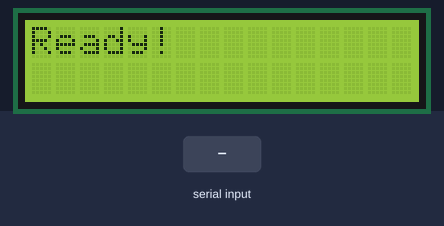
Recording of a sketch running on a simulated Arduino Uno, built with avr-gcc and run on an emulated ATmega328P. On the bench: 16×2 character LCD. Inputs (shaded band) come from the test bench. What the sketch prints to the serial monitor is not drawn.

Above: at 1.2 s.
1.3 s: "1\n" received over Serial
At 1.7 s:
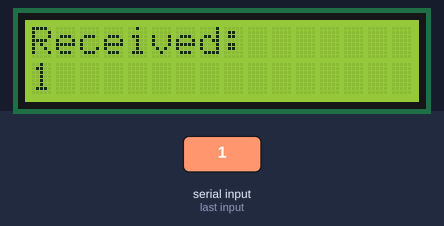
2.8 s: "0\n" received over Serial
At 4.0 s:
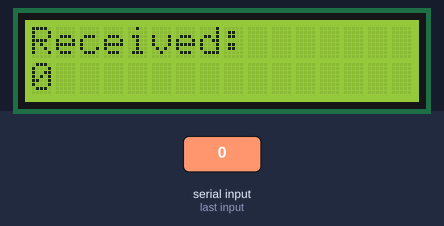
4.3 s: "2\n" received over Serial
At 5.2 s:
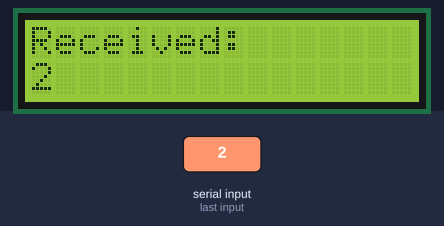
Timing chart, 0 to 7.3 s (numbered marks = the images above; inputs shaded):
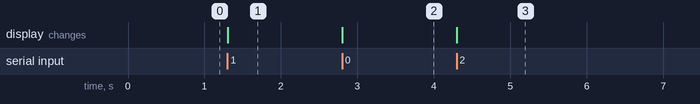

Measured:
- after the input at 1.3 s, the display: changes at once (image 1)
- after the input at 2.8 s, the display: changes at once (image 2)
- after the input at 4.3 s, the display: changes at once (image 3)

The sketch:

arduino_i2c.ino
```cpp
#include <LiquidCrystal.h>

LiquidCrystal lcd(12, 11, 5, 4, 3, 2); // Set the LCD control pins

void setup() {
  Serial.begin(115200);

  lcd.begin(16, 2);
  lcd.print("Ready!");
}

void loop() {
  if (Serial.available()) {
    String receivedData = Serial.readStringUntil('\n');
    lcd.clear();
    lcd.print("Received:");
    lcd.setCursor(0, 1);
    lcd.print(receivedData);

    Serial.print("Received: ");
    Serial.println(receivedData);
  }
}
```
